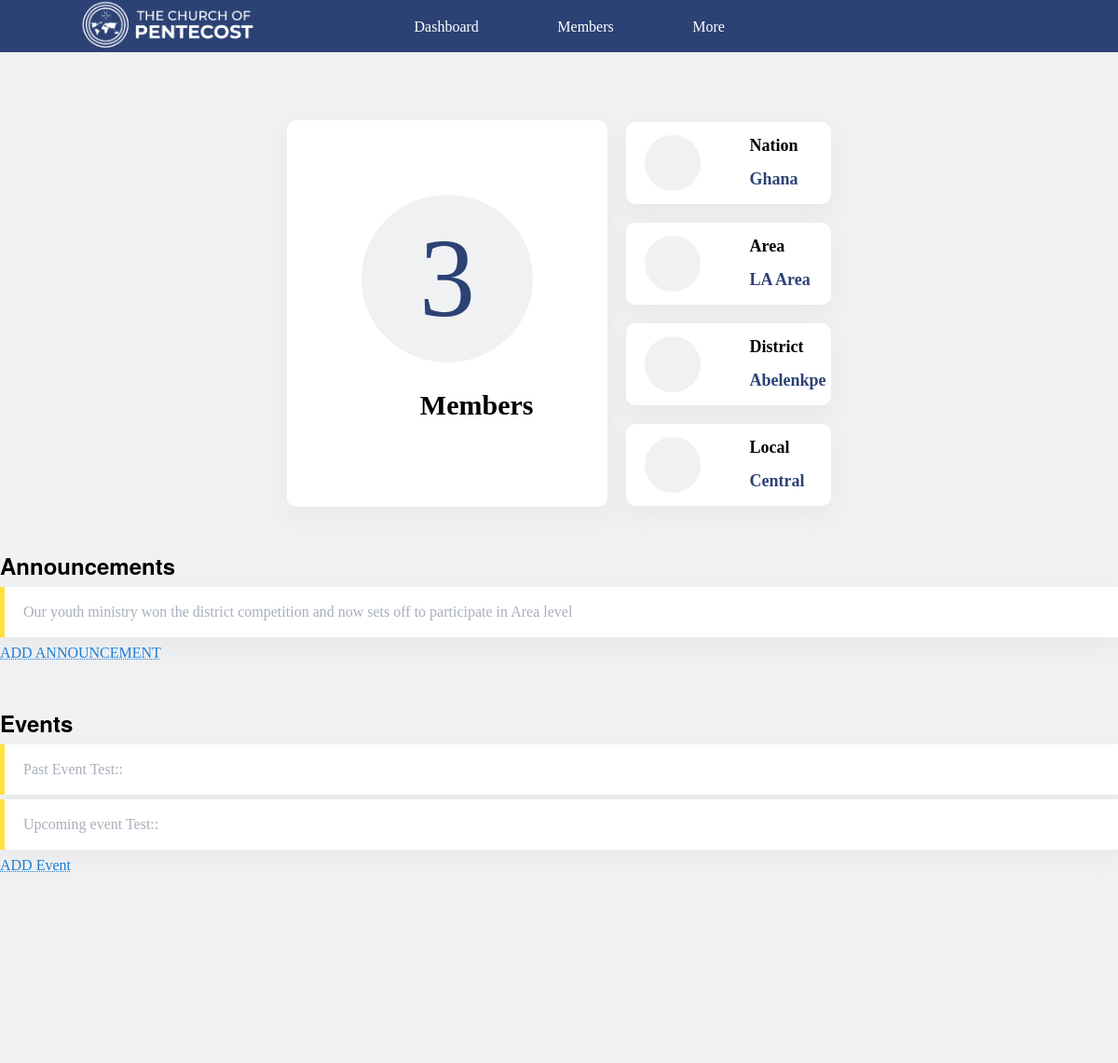
Screenshot of /localadmin/home (signed in) with the database file from the repository.
### thecop_app/models.py (models this page shows, shortened)
class LocalAdmin(models.Model):
    id = models.TextField(primary_key=True)
    phone = models.TextField()
    email = models.TextField()
    password = models.TextField()
    local_assembly = models.ForeignKey(LocalAssembly, on_delete=models.CASCADE)

class LocalAssembly(models.Model):
    district = models.ForeignKey(District, on_delete=models.CASCADE)
    id = models.TextField(primary_key=True)
    name = models.TextField()
    location = models.TextField()

class District(models.Model):
    area = models.ForeignKey(Area, on_delete=models.CASCADE)
    id = models.TextField(primary_key=True)
    name = models.TextField()
    location = models.TextField()

class Area(models.Model):
    nation = models.ForeignKey(Nation, on_delete=models.CASCADE)
    id = models.TextField(primary_key=True)
    name = models.TextField()
    location = models.TextField()

class Nation(models.Model):
    id = models.TextField(primary_key=True)
    country = models.TextField()

class LocalAnnouncement(models.Model):
    id = models.CharField(max_length=100, primary_key=True)
    date = models.DateField(auto_now=True)
    text = models.TextField()
    local = models.ForeignKey(LocalAssembly, on_delete=models.CASCADE)

class LocalEvent(models.Model):
    id = models.CharField(max_length=100, primary_key=True)
    start = models.DateField()
    end = models.DateField(default=datetime.now)
    name = models.CharField(max_length=100)
    description = models.TextField()
    venue = models.CharField(max_length=100, default="")
    local = models.ForeignKey(LocalAssembly, on_delete=models.CASCADE)
    image = models.ImageField(upload_to="events/", default="events/default_event.jpg")

### thecop_app/localAdmin/views.py (the view)
# urls.py: path("home", views.home, name="areaAdmin_home"),
def home(request):
    active_admin = LocalAdmin.objects.get(pk=request.session.get('local_admin_id'))
    context = {
        "members": Member.objects.all(),
        "admin": active_admin,
        "announcements": active_admin.local_assembly.localannouncement_set.all(),
        "events": active_admin.local_assembly.localevent_set.all()
    }
    return render(request, 'thecop_app/localAdmin/home.html', context)

### thecop_app/templates/thecop_app/localAdmin/home.html (shortened to what this page needs)
<!DOCTYPE html>
<html lang="en">
{% load static %}
 <head>
    <link rel="stylesheet" href="{% static 'thecop_app/CSS/index.css' %}" />
    <link rel="stylesheet" href="{% static 'thecop_app/CSS/ananse.css' %}" />
      <link rel="stylesheet" href="{% static 'thecop_app/CSS/fa/allicons.css' %}">
    <link rel="stylesheet" href="{% static 'thecop_app/CSS/fa/icons.css' %}">
</head>
<body>
<header class="grid-header">
      <div class="logo">
          <img src="{% static 'thecop_app/images/The-Church-Of-Pentecost.png' %}" width=200/>
      </div>
      <div class="mid-div">
              <div class="nav-btn" onclick="window.open('{% url 'localAdmin_home' %}', '_self')">
                  <i class="fa-thin fa-gauge"></i>
                  <span>Dashboard</span>
              </div>
          <div class="nav-btn" onclick="window.open('{% url 'localAdmin_members' %}', '_self')">
                  <i class="fa-thin fa-users"></i>
                 <span>Members</span>
          </div>
          <div class="nav-btn" onclick="window.open('{% url 'copAdmin_members' %}', '_self')">
                  <i class="fa-thin fa-caret-down"></i>
                 <span>More</span>
          </div>
      </div>
</header>
<br><br><br>
<appbody style=" background-color: #f0f1f3 !important;">
    <div class="counter-div-090">
        <div class="one">
            <div class="counter alpha">
                <div class="count">{{admin.local_assembly.member_set.count}}</div>
                <div class="label">
                    <i class="fa-thin fa-users"></i>
                    <span>Members</span>
                </div>
            </div>
        </div>
        <div  class="two">
            <div class="counter-001">
                 <div class="counter-av">
                      <i class="fa-thin fa-globe"></i>
                 </div>
                 <div>
                     <div class="counter-head">Nation</div>
                     <div class="counter-mini">{{admin.local_assembly.district.area.nation.country}}</div>
                 </div>
            </div>
            <div class="counter-001">
                 <div class="counter-av">
                      <i class="fa-thin fa-map"></i>
                 </div>
                 <div>
                     <div class="counter-head">Area</div>
                     <div class="counter-mini">{{admin.local_assembly.district.area.name}} Area</div>
                 </div>
            </div>
            <div class="counter-001">
                 <div class="counter-av">
                      <i class="fa-thin fa-radar"></i>
                 </div>
                 <div>
                     <div class="counter-head">District</div>
                     <div class="counter-mini">{{admin.local_assembly.district.name}}</div>
                 </div>
            </div>
            <div class="counter-001">
                 <div class="counter-av">
                      <i class="fa-thin fa-church"></i>
                 </div>
                 <div>
                     <div class="counter-head">Local</div>
                     <div class="counter-mini">{{admin.local_assembly.name}}</div>
                 </div>
            </div>
        </div>
    </div>
    <h3>Announcements</h3>
<div>
    {% for announcement in announcements %}
        <div class="anc n">
            <span>{{ announcement.text }}</span>
        </div>
    {% empty %}
        <div class="anc n">
            <span>No announcement</span>
        </div>
    {% endfor %}
</div>
<a href="{% url 'areaAdmin_add_announcement' %}">ADD ANNOUNCEMENT</a>
<h3>Events</h3>
<div>
    {% for event in events %}
        <div class="anc n">
            <span>{{ event.name }}::{{ event.date }}</span>
        </div>
    {% empty %}
        <div class="anc n">
            <span>No event</span>
        </div>
    {% endfor %}
</div>
<a href="{% url 'areaAdmin_add_event' %}">ADD Event</a>
</appbody>
<h1>{{admin.local_assembly.district.area.nation.country}},{{admin.local_assembly.district.area.name}} Area,
    {{admin.local_assembly.district.name}} District,{{admin.local_assembly.name}} Assembly Admin</h1>
<table>
    <tr>
        <th>Name</th>
        <th>ID</th>
        <th>Gender</th>
        <th>Age</th>
        <th>Phone</th>
        <th>Phone 2</th>
        <th>Email</th>
        <th>Address</th>
    </tr>
{% for member in admin.local_assembly.member_set.all|dictsort:"name" %}
    <tr>
        <td>{{ member.id }}</td>
        <td>{{ member.name }}</td>
        <td>{{ member.gender }}</td>
        <td>{{ member.phone }}</td>
        <td>{{ member.email }}</td>
        <td>{{ member.address }}</td>
    </tr>
{% endfor %}
</table>
<a href="{% url 'localAdmin_add_member' %}">Add Member</a>
<h3>Announcements</h3>
<div>
    {% for announcement in announcements %}
        <div class="anc n">
            <span>{{ announcement.text }}</span>
        </div>
    {% empty %}
        <div class="anc n">
            <span>No announcement</span>
        </div>
    {% endfor %}
</div>
<a href="{% url 'localAdmin_add_announcement' %}">ADD ANNOUNCEMENT</a>
<h3>Events</h3>
<div>
    {% for event in events %}
        <div class="anc n">
            <span>{{ event.name }}::{{ event.date }}</span>
        </div>
    {% empty %}
        <div class="anc n">
            <span>No event</span>
        </div>
    {% endfor %}
</div>
<a href="{% url 'localAdmin_add_event' %}">ADD Event</a>
</body>
</html>

### thecop_app/static/thecop_app/CSS/index.css (style rules this page uses)
* { padding: 0; margin: 0; box-sizing: border-box; font-family: "Raleway", sans-serif; }
body { background-color: #f0f1f3; overflow-x: hidden; }
.anc { width: 100%; height: auto; background-color: white; box-shadow: 0px 10px 20px 0px rgba(229, 229, 229, 0.75); padding: 15px 20px; margin: 5px 0; display: flex; flex-direction: row; color: rgba(30, 48, 80, 0.388) }
.anc.n { border-left: 5px solid rgba(255, 215, 0, 0.75); }
.grid-header { z-index: 99; position: fixed; width: 100%; display: grid; grid-template-columns: 30% 40% 30%; align-items: center; height: 3.5em; background: #2C4275; top: 0; }
.grid-header div.logo { display: flex; flex-direction: row; align-items: center;justify-content: space-evenly; }
.grid-header div.mid-div { display: flex; flex-direction: row; align-items: center;justify-content: space-evenly; }
.grid-header div.mid-div div.nav-btn { display: flex; flex-direction: row; align-items: center; gap: 10px; color: #FFFFFF; cursor: pointer; }
.counter-div-090 { display: flex; align-items: center; justify-content: center; gap: 20px; }
.counter-div-090 div.one { display: flex; align-items: center; justify-content: center; }
.counter-div-090 div.one div.counter.alpha { display: flex; align-items: center; justify-content: center; flex-direction: column; padding: 80px 80px; border-radius: 10px; background-color: white; box-shadow: 0px 10px 20px 0px rgba(229, 229, 229, 0.75); }
.counter-div-090 div.one div.counter.alpha div.count { background-color: #f0f1f3; width: 100%; border-radius: 100%; display: flex; align-items: center; justify-content: center; font-size: 120px; color: #2C4275; }
.counter-div-090 div.one div.counter.alpha div.label { display: flex; gap: 40px; align-items: center; justify-content: center; font-size: 30px; color: black; }
.counter-div-090 div.two { display: flex; align-items: center; justify-content: space-evenly; flex-direction: column; gap: 20px; }
.counter-div-090 div.two div.counter-001 { width: 220px; height: 88px; display: grid; grid-template-columns: 60% 40%; background: white; align-items: center; box-shadow: 0px 10px 20px 0px rgba(229, 229, 229, 0.75); border-radius: 10px; }
.counter-div-090 div.two div.counter-001 .counter-head { font-size: 18px; font-weight: bold; font-family: calibri; color: black; }
.counter-div-090 div.two div.counter-001 .counter-mini { margin-top: 9px; font-family: calibri; font-size: 18px; font-weight: bold; font-family: calibri; color: #2C4275; }
.counter-div-090 div.two .counter-001 .counter-av { background-color: #f0f1f3; width: 60px; height: 60px; display: flex; align-items: center; justify-content: center; border-radius: 100%; position: relative; left: 20px; align-self: center; margin: 0 0 0 0; }
.counter-div-090 div.two .counter-001 .counter-av i { font-size: 27px; }

### thecop_app/static/thecop_app/CSS/ananse.css (style rules this page uses)
* { font-family: 'calibri'; }
:root { --color-one: gold ; --color-two: #e91e63; --shadow: 0px 1px 5px -2px #9b8c8c; }
body { overflow-x: hidden; }
appbody { width: 100%; margin: 57px 0 100px 0; position: absolute; left: 0; padding-bottom: 200px; z-index: 0; }
.label { font-weight: bold; }

### thecop_app/templates/thecop_app/localAdmin/home.html (style rules this page uses)
body { font-family:calibri }
table { border: 1px solid black; border-spacing: 2px; }
th, td { border: 1px solid black; padding: 10px }

### rows the page displays
LocalAdmin: local_assembly.member_set.count "3", local_assembly.district.area.nation.country "Ghana", local_assembly.district.area.name "LA", local_assembly.district.name "Abelenkpe", local_assembly.name "Central"
LocalAnnouncement: text "Our youth ministry won the district competition and now sets off to participate in Area level"
LocalEvent: name "Past Event Test"
LocalEvent: name "Upcoming event Test"
